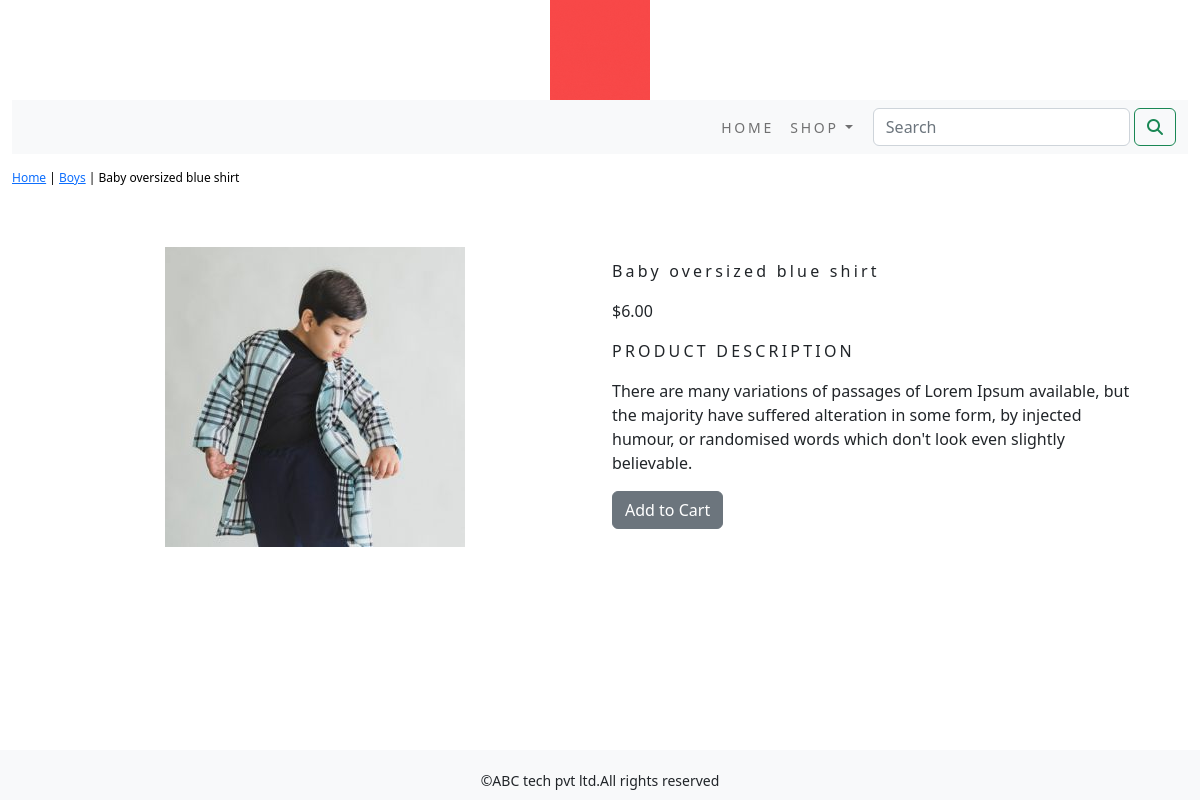
The page /shop/boys/baby-oversized-blue-shirt/ on the database its author committed.
### shop/models.py (models this page shows, shortened)
class Product(models.Model):
    name=models.CharField(max_length=250,unique=True)
    slug=models.SlugField(max_length=250,unique=True)
    description=models.TextField(blank=True)
    price=models.DecimalField(max_digits=10,decimal_places=2)
    category=models.ForeignKey(Category,on_delete=models.CASCADE)
    image=models.ImageField(upload_to='product',blank=True)
    stock=models.IntegerField()
    available=models.BooleanField(default=True)
    created=models.DateTimeField(auto_now_add=True)
    updated=models.DateTimeField(auto_now=True)
    class Meta:
        ordering=('name',)
        verbose_name='product'
        verbose_name_plural='products'

class Category(models.Model):
    name=models.CharField(max_length=250,unique=True)
    slug=models.SlugField(max_length=250,unique=True)
    description=models.TextField(blank=True)
    image=models.ImageField(upload_to='category',blank=True)
    class Meta:
        ordering =('name',)
        verbose_name='category'
        verbose_name_plural='categories'
    def get_url(self):
        return reverse('shop:products_by_category', args=[self.slug])
    def __str__(self):
        return '{}'.format(self.name)

### shop/views.py (the view)
# urls.py: path('<slug:c_slug>/<slug:product_slug>/', views.proDetail, name='prodCatdetail'),
def proDetail(request,c_slug,product_slug):
    try:
        product=Product.objects.get(category__slug=c_slug,slug=product_slug)
    except Exception as e:
        raise e
    return render(request,'product.html',{'product':product})

### cart/context_processors.py (called while the page is built)
def counter(request):
    item_count=0
    if 'admin' in request.path:
        return {}
    else:
        try:
            cart=Cart.objects.filter(cart_id=_cart_id(request))
            car_items=CartItem.objects.all().filter(cart=cart[:1])
            for cart_item in car_items:
                item_count+=cart_item.quantity
        except Cart.DoesNotExist:
            item_count=0
    return dict(item_count=item_count)

### cart/views.py (called while the page is built)
def _cart_id(request):
    cart=request.session.session_key
    if not cart:
        cart=request.session.create()
    return cart

### shop/context_processors.py (called while the page is built)
def menu_links(request):
    links=Category.objects.all()
    return dict(links=links)

### templates/product.html (shortened to what this page needs)
{% extends 'base.html' %}
{% load static %}
{% block content %}
<div class="row my_prod_row_class">
    <div class="mx_auto">
        <p><a href="{% url 'shop:allProdCat' %}">Home</a> | <a href="{{product.category.get_url}}">{{product.category}}</a> | {{product.name}}</p>
    </div>
</div>
<div class="container">
<br>
    <div class="row">
     <div class="col-12 col-sm-12 col-md-12 col-lg-6 text-center">
        <div style="min-width:18rem;">
             <img src="{{product.image.url}}" alt="{{product.name}}">
        </div>
     </div>
    <div class="col-12 col-sm-12 col-md-12 col-lg-6">
        <div>
        <h1 class="my_prod_title">{{product.name}}</h1>
        <p>${{product.price}}</p>
        <p class="my_title">Product Description</p>
        <p class="text-justify my_prod_text">{{product.description}}</p>
        {% if product.stock <= 0 %}
        <p class="text-justify my_prod_text"><b>Out Of Stock</b></p>
        {% else %}
        <a class="btn btn-secondary" href="{% url 'cart:add_cart' product.id%}">Add to Cart</a>
        {% endif %}
        </div>
    </div>
</div>
</div>
{% endblock %}

### static/css/custom.css (style rules this page uses)
body { font-family: 'Roboto', sans-serif; min-height:100%; display:flex; flex-direction:column; }
html { height:100%; }
.my_title { font-size:16px; text-transform:uppercase; letter-spacing:.2em; }
.my_prod_row_class { padding-top:15px; padding-bottom:20px; }
.my_prod_row_class .mx_auto { color:#000; font-size:12px; text-decoration:none; }
.my_prod_title { font-size:16px; text_transform:uppercase; letter-spacing:.2em; padding-top:15px; padding-bottom:10px; }
.my_prod_text { padding-right:20px; }

### rows shown on the page
Product: category "Boys", name "Baby oversized blue shirt", image (picture), price "6.00", description "There are many variations of passages of Lorem Ipsum available, but the majority have suffered alteration in some form, by injected humour, or randomised words which don't look even slightly believable."
